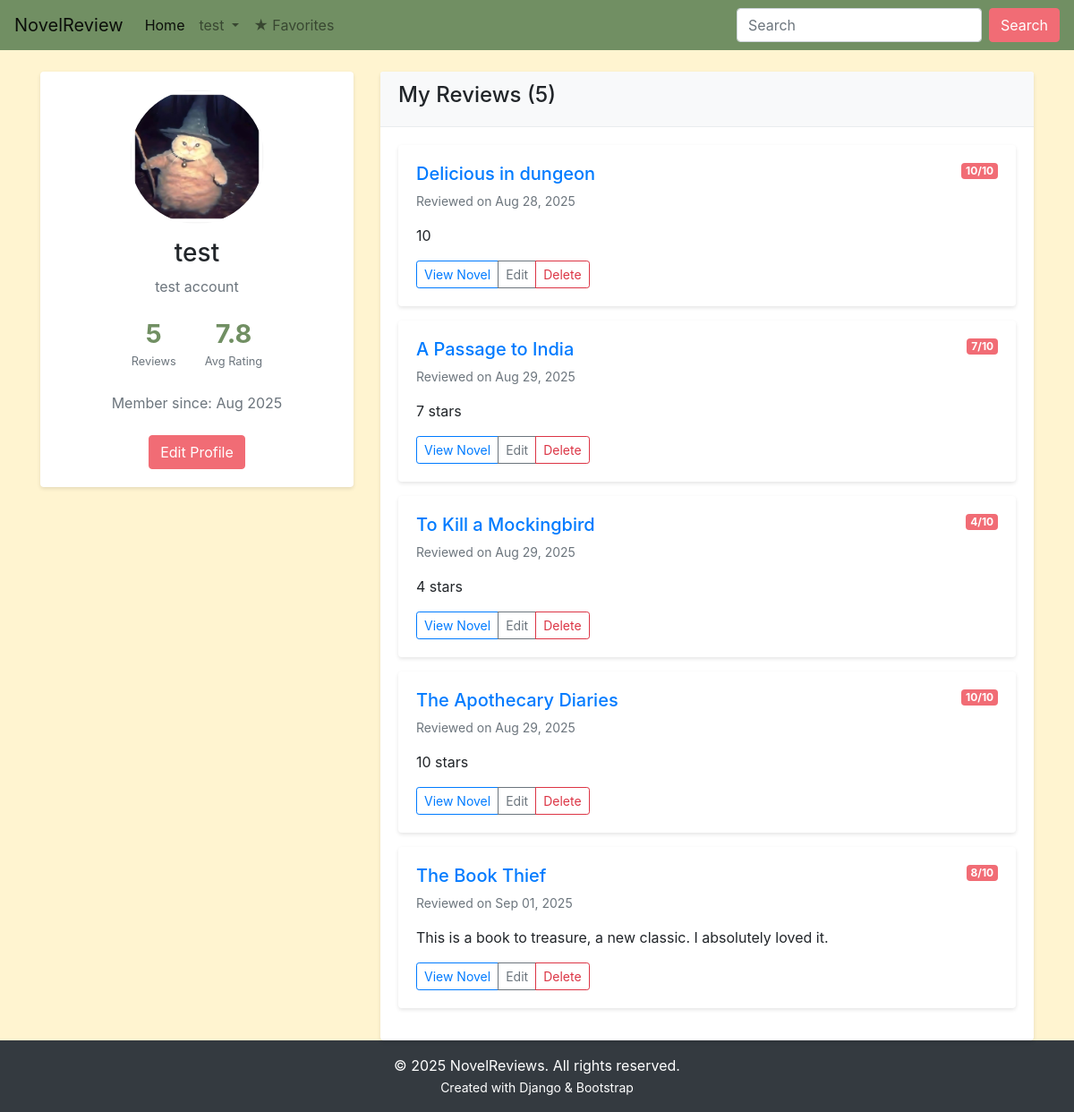
The app's page /profile/ (signed in) with its own data.
### main/models.py (models this page shows, shortened)
class Profile(models.Model):
    user = models.OneToOneField(User, on_delete=models.CASCADE)
    bio = models.TextField(max_length=500, blank=True, null=True)
    profile_picture = models.ImageField(upload_to='profile_pics/', blank=True, null=True)

class Review(models.Model):
    user = models.ForeignKey(User, on_delete=models.CASCADE)
    novel = models.ForeignKey('Novel', on_delete=models.CASCADE)
    comment = models.TextField()
    rating = models.IntegerField(choices=[(i, i) for i in range(1, 11)])
    created_at = models.DateTimeField(auto_now_add=True)

class Novel(models.Model):
    name = models.CharField(max_length=300)
    author = models.CharField(max_length=300)
    description = models.TextField(max_length=5000)
    release_date = models.DateField()
    averageRating = models.FloatField(default=0)
    image = models.URLField(default=None, null=True, max_length=500)
    genres = models.ManyToManyField('Genre', blank=True)

### main/views.py (the view)
# urls.py: path('profile/', views.profile, name='profile'),
@login_required
def profile(request):
    profile, created = Profile.objects.get_or_create(user=request.user)
    user = request.user
    user_reviews = Review.objects.filter(user=user).select_related('novel')
    total_reviews = user_reviews.count()
    average_rating = user_reviews.aggregate(Avg('rating'))['rating__avg'] or 0
    context = {
        'user': user,
        'reviews': user_reviews,
        'total_reviews': total_reviews,
        'average_rating': round(average_rating, 1),
    }
    return render(request, 'main/profile.html', context)

### main/templates/main/profile.html (shortened to what this page needs)
{% extends 'main/base.html' %}
{% load static %}
{% block content %}
<div class="container mt-4">
    <div class="row">
        <div class="col-md-4">
            <div class="card">
                <div class="card-body text-center">
                    {% if user.profile.profile_picture %}
                    <img src="{{ user.profile.profile_picture.url }}" alt="Profile Picture"
                         class="img-fluid rounded-circle mb-3" style="width: 150px; height: 150px; object-fit: cover;">
                    {% else %}
                    <div class="bg-secondary rounded-circle d-inline-flex align-items-center justify-content-center mb-3"
                         style="width: 150px; height: 150px;">
                        <span class="text-white display-4">{{ user.username|first|upper }}</span>
                    </div>
                    {% endif %}
                    <h3>{{ user.username }}</h3>
                    {% if user.profile.bio %}
                    <p class="text-muted">{{ user.profile.bio }}</p>
                    {% endif %}
                    <div class="user-stats">
                        <div class="stat-item">
                            <h4>{{ total_reviews }}</h4>
                            <small>Reviews</small>
                        </div>
                        <div class="stat-item">
                            <h4>{{ average_rating }}</h4>
                            <small>Avg Rating</small>
                        </div>
                    </div>
                    <p class="text-muted">Member since: {{ user.date_joined|date:"M Y" }}</p>
                    <a href="{% url 'main:edit_profile' %}" class="custom-pink-button mt-2">Edit Profile</a>
                </div>
            </div>
        </div>
        <div class="col-md-8">
            <div class="card">
                <div class="card-header">
                    <h4>My Reviews ({{ total_reviews }})</h4>
                </div>
                <div class="card-body">
                    {% if reviews %}
                        {% for review in reviews %}
                        <div class="card mb-3">
                            <div class="card-body">
                                <div class="d-flex justify-content-between align-items-start">
                                    <h5>
                                        <a href="{% url 'main:detail' review.novel.id %}">{{ review.novel.name }}</a>
                                    </h5>
                                    <span class="badge bg-primary">{{ review.rating }}/10</span>
                                </div>
                                <p class="text-muted small">Reviewed on {{ review.created_at|date:"M d, Y" }}</p>
                                <p>{{ review.comment }}</p>
                                <div class="btn-group btn-group-sm">
                                    <a href="{% url 'main:detail' review.novel.id %}" class="btn btn-outline-primary">View Novel</a>
                                    <a href="{% url 'main:edit_review' review.novel.id review.id %}" class="btn btn-outline-secondary">Edit</a>
                                    <a href="{% url 'main:delete_review' review.novel.id review.id %}"
                                       class="btn btn-outline-danger"
                                       onclick="return confirm('Are you sure you want to delete this review?')">Delete</a>
                                </div>
                            </div>
                        </div>
                        {% endfor %}
                    {% endif %}
                </div>
            </div>
        </div>
    </div>
</div>
{% endblock %}

### main/templates/main/base.html (shortened to what this page needs)
<!doctype html>
<html lang="en">
  <head>
    <link rel="stylesheet" href="https://cdn.jsdelivr.net/npm/bootstrap@4.6.2/dist/css/bootstrap.min.css">
    {% load static %}
    <link rel="stylesheet" href="{% static 'css/main.css' %}" >
  </head>
  <body>
    <nav class="navbar navbar-expand-lg navbar-light" style="background-color: #718f63;">
  <a class="navbar-brand" href="{% url 'main:home'%}">NovelReview</a>
  <div class="collapse navbar-collapse" id="navbarSupportedContent">
    <ul class="navbar-nav mr-auto">
      <li class="nav-item active">
        <a class="nav-link" href="{% url 'main:home'%}">Home <span class="sr-only">(current)</span></a>
      </li>
      {% if user.is_authenticated %}
      <li class="nav-item dropdown">
        <a class="nav-link dropdown-toggle" href="#" role="button" data-toggle="dropdown" aria-expanded="false">
          {{ user.username }}
        </a>
      </li>
      {% endif %}
      {% if user.is_authenticated %}
<li class="nav-item">
    <a class="nav-link" href="{% url 'main:favorite_list' %}">★ Favorites</a>
</li>
{% endif %}
    </ul>
    <form class="form-inline my-2 my-lg-0" method="GET" action="{% url 'main:home' %}">
      <input class="form-control mr-sm-2" type="search" placeholder="Search" aria-label="Search" style="background-color: #ffffff" name="title">
      <button class="btn btn-outline-pink my-2 my-sm-0" type="submit">
    Search
</button>
    </form>
  </div>
</nav>
    {% block content %}
    {% endblock %}
  <footer class="footer mt-auto py-3 bg-dark text-white">
        <div class="container text-center">
            <p class="mb-0">© 2025 NovelReviews. All rights reserved.</p>
            <small>Created with Django & Bootstrap</small>
        </div>
    </footer>
  </body>
</html>

### main/static/css/main.css (style rules this page uses)
html, body { height: 100%; margin: 0; }
body { background-color: #fff4d0; display: flex; flex-direction: column; min-height: 100vh; }
.footer { background-color: #fff9e4; flex-shrink: 0; }
.custom-pink-button { display: inline-block; font-weight: 400; text-align: center; vertical-align: middle; cursor: pointer; user-select: none; background-color: #f16c75; border: 1px solid #f16c75; color: white; padding: 0.375rem 0.75rem; font-size: 1rem; line-height: 1.5; border-radius: 0.25rem; transition: all 0.15s ease-in-out; text-decoration: none; }
.btn-outline-pink { color: #ffffff !important; border-color: #f16c75 !important; background-color:#f16c75 !important; }
.stat-item h4 { margin: 0; color: #718f63; font-weight: bold; font-size: 1.8rem; }
.bg-primary { background-color: #f16c75 !important; color: #ffffff; }
.user-stats { display: flex; justify-content: center; gap: 2rem; margin: 1.5rem 0; }
.stat-item { text-align: center; }
.stat-item small { color: #6c757d; font-size: 0.8rem; }

### main/templates/main/profile.html (style rules this page uses)
.card { border: none; box-shadow: 0 2px 4px rgba(0,0,0,0.1); }
.card-header { background-color: #f8f9fa; border-bottom: 1px solid #e9ecef; }

### records on screen
Review: novel.name "Delicious in dungeon", rating "10", created_at "Aug 28, 2025", comment "10"
Review: novel.name "A Passage to India", rating "7", created_at "Aug 29, 2025", comment "7 stars"
Review: novel.name "To Kill a Mockingbird", rating "4", created_at "Aug 29, 2025", comment "4 stars"
Review: novel.name "The Apothecary Diaries", rating "10", created_at "Aug 29, 2025", comment "10 stars"
Review: novel.name "The Book Thief", rating "8", created_at "Sep 01, 2025", comment "This is a book to treasure, a new classic. I absolutely loved it."

### other values on screen
{{ user.username }} "test"
{{ user.profile.bio }} "test account"
{{ total_reviews }} "5"
{{ average_rating }} "7.8"
{{ user.date_joined|date:"M Y" }} "Aug 2025"
